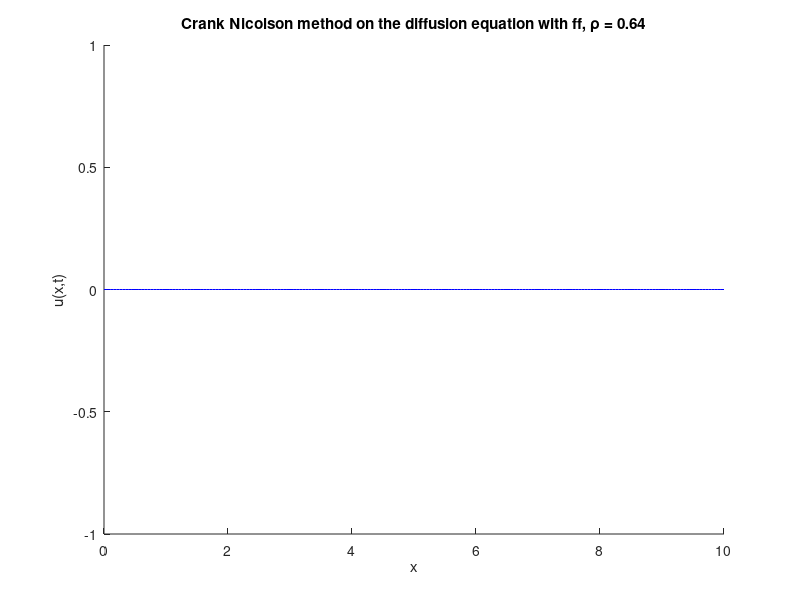

This chart was generated by the following MATLAB code: (Note: this script raises an error after producing the figure.)
% Crank nicolson scheme on Heat Equation with a forcing function f(x,t)
% Author: Kevin Roberts
% October 2024

% NOTE: we do not compare approximated solution with exact here, unsure at
% the moment what the exact solution should be

clear all
close all
clc

% Set the parameters for the solution
L = 10; % length of solution domain (from zero)
J = 200; % number of grid points (not counting zero)
x = linspace(0, L, J+1); % set up a vector of x locations
dx = L/J; % size of a grid cell, delta x
D = 1; % diffusion coefficient
dt = 0.0016; % size of time step, delta t
p = D*dt/(dx^2); % defining the dimensionless combination to be p (rho)
T = 15; % duraction of simulation
N = round(T/dt); % number of times to iterate simuation to get to time T

% modifying the boundary conditions
b0 = 0; % left boundary condition
bL = 0; % right boundary condition

% initial conditions
i_c = zeros(size(x));

% setting the initial conditions for the various methods
% exact = i_c;
FTCS = i_c';

%%%%%%%%%%%%%%%%%%%%%%%%%%%%%%%%%%%%%%%%%
% FTCS Method on the Diffusion Equation %
%%%%%%%%%%%%%%%%%%%%%%%%%%%%%%%%%%%%%%%%%
hold on, plot(x, FTCS, 'b'), hold off % plot the IC

% if we want to compare with the exact solution
% hold on, plot(x, exact, 'r'), hold off

% add labels to the plot
xlabel('x'), ylabel('u(x,t)')
title(['Crank Nicolson method on the diffusion equation with ff, \rho = ' num2str(D*dt/(dx^2))])

% Define matrices A and B
diagA = (1 + p)*ones(J-1, 1); % diagonal
off_diagA = (-p/2)*ones(J-2, 1); % off diagonals

a = (1+p)*ones(J-1,1);
b = (-p/2)*ones(J-2, 1);
c = (-p/2)*ones(J-2, 1);

A = diag(diagA) + diag(off_diagA, 1) + diag(off_diagA, -1);

diagB = (1 - p)*ones(J-1, 1); % diagonal
off_diagB = (p/2)*ones(J-2, 1); % off diagonals
B = diag(diagB) + diag(off_diagB, 1) + diag(off_diagB, -1);

for n = 1:N
    
    t = n*dt;
    
    % adding the forcing function
    f_t = 10 - 5*cos(2*pi*(n+1/2)*dt/24);
    
    d = B * FTCS(2:end-1);
    
    d(1) = b0 + (p/2) * FTCS(1); % left end boundary conditions
    d(end) = bL + (p/2) * FTCS(end); % right end boundary condtion
    
    % adding the forcing function contribution
    d = d + f_t * dt;
    
    FTCS(2:end-1) = tri_diag_sol(a, b, c, d); % updating FTCSn (the solution at time step n)
    FTCSn = FTCS;
    
    % evaluating the exact solution (for b0 = 0 and bL = 0)
    % exactn = 2*exp(-pi^2*D*n*dt/L^2)*sin(x*(pi/L)) + exp(-4*pi^2*D*n*dt/L^2)*sin(x*(2*pi/L));
    
    if mod(n*dt,2) < dt % check if current time is close to a multiple of 2
        % hold on, plot(x,exactn, 'r'), hold off % for plotting the exact
        hold on, plot(x,FTCSn,'b'), hold off % if so, add a plot of current solution to existing plot
        
    end
    
    % Update for the next time step
    FTCS = FTCSn;
end

